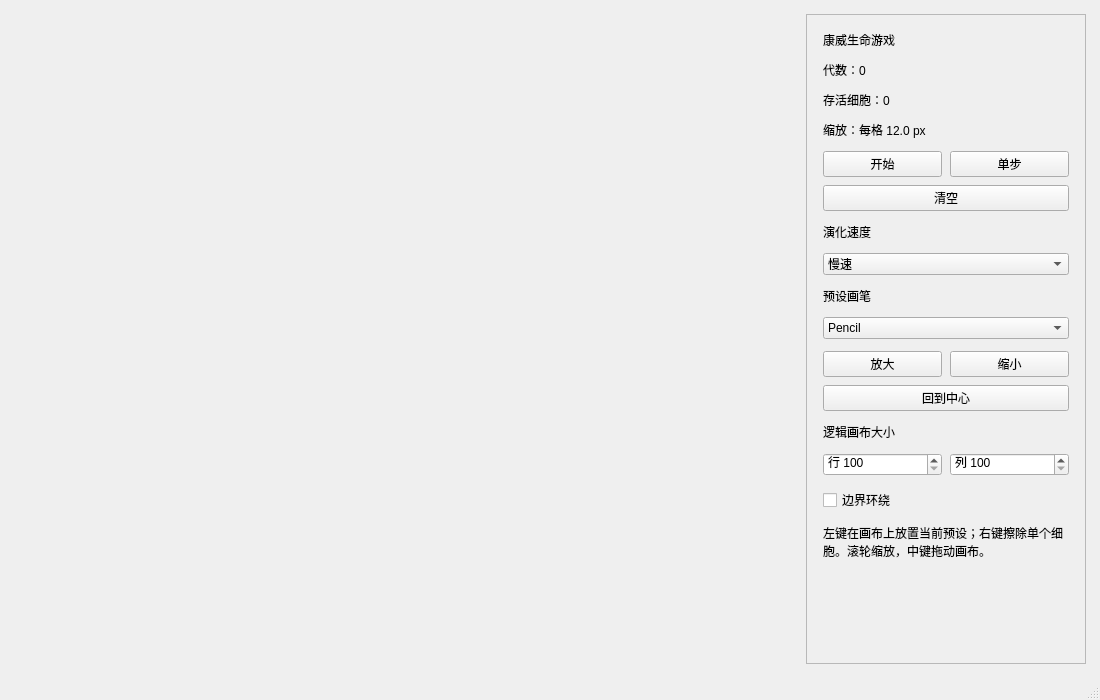
<?xml version="1.0" encoding="UTF-8"?>
<ui version="4.0">
 <class>MainWindow</class>
 <widget class="QMainWindow" name="MainWindow">
  <property name="geometry">
   <rect>
    <x>0</x>
    <y>0</y>
    <width>1100</width>
    <height>700</height>
   </rect>
  </property>
  <property name="windowTitle">
   <string>Conway Game of Life</string>
  </property>
  <widget class="QWidget" name="centralwidget">
   <layout class="QHBoxLayout" name="mainLayout">
    <property name="spacing">
     <number>14</number>
    </property>
    <property name="leftMargin">
     <number>14</number>
    </property>
    <property name="topMargin">
     <number>14</number>
    </property>
    <property name="rightMargin">
     <number>14</number>
    </property>
    <property name="bottomMargin">
     <number>14</number>
    </property>
    <item>
     <widget class="GameWidget" name="gameWidget" native="true">
      <property name="minimumSize">
       <size>
        <width>720</width>
        <height>480</height>
       </size>
      </property>
     </widget>
    </item>
    <item>
     <widget class="QFrame" name="controlPanel">
      <property name="minimumSize">
       <size>
        <width>280</width>
        <height>0</height>
       </size>
      </property>
      <property name="maximumSize">
       <size>
        <width>280</width>
        <height>16777215</height>
       </size>
      </property>
      <property name="frameShape">
       <enum>QFrame::StyledPanel</enum>
      </property>
      <layout class="QVBoxLayout" name="panelLayout">
       <property name="spacing">
        <number>12</number>
       </property>
       <property name="leftMargin">
        <number>16</number>
       </property>
       <property name="topMargin">
        <number>16</number>
       </property>
       <property name="rightMargin">
        <number>16</number>
       </property>
       <property name="bottomMargin">
        <number>16</number>
       </property>
       <item>
        <widget class="QLabel" name="titleLabel">
         <property name="text">
          <string>康威生命游戏</string>
         </property>
        </widget>
       </item>
       <item>
        <widget class="QLabel" name="generationLabel">
         <property name="text">
          <string>代数：0</string>
         </property>
        </widget>
       </item>
       <item>
        <widget class="QLabel" name="aliveLabel">
         <property name="text">
          <string>存活细胞：0</string>
         </property>
        </widget>
       </item>
       <item>
        <widget class="QLabel" name="zoomLabel">
         <property name="text">
          <string>缩放：每格 12.0 px</string>
         </property>
        </widget>
       </item>
       <item>
        <layout class="QGridLayout" name="buttonLayout">
         <property name="spacing">
          <number>8</number>
         </property>
         <item row="0" column="0">
          <widget class="QPushButton" name="runButton">
           <property name="text">
            <string>开始</string>
           </property>
          </widget>
         </item>
         <item row="0" column="1">
          <widget class="QPushButton" name="stepButton">
           <property name="text">
            <string>单步</string>
           </property>
          </widget>
         </item>
         <item row="1" column="0" colspan="2">
          <widget class="QPushButton" name="clearButton">
           <property name="text">
            <string>清空</string>
           </property>
          </widget>
         </item>
        </layout>
       </item>
       <item>
        <widget class="QLabel" name="speedLabel">
         <property name="text">
          <string>演化速度</string>
         </property>
        </widget>
       </item>
       <item>
        <widget class="QComboBox" name="speedCombo">
         <item>
          <property name="text">
           <string>慢速</string>
          </property>
         </item>
         <item>
          <property name="text">
           <string>正常</string>
          </property>
         </item>
         <item>
          <property name="text">
           <string>快速</string>
          </property>
         </item>
         <item>
          <property name="text">
           <string>极速</string>
          </property>
         </item>
        </widget>
       </item>
       <item>
        <widget class="QLabel" name="patternLabel">
         <property name="text">
          <string>预设画笔</string>
         </property>
        </widget>
       </item>
       <item>
        <widget class="QComboBox" name="patternCombo">
         <item>
          <property name="text">
           <string>Pencil</string>
          </property>
         </item>
         <item>
          <property name="text">
           <string>Gosper Glider Gun</string>
          </property>
         </item>
         <item>
          <property name="text">
           <string>Simkin Glider Gun</string>
          </property>
         </item>
         <item>
          <property name="text">
           <string>Pulsar</string>
          </property>
         </item>
         <item>
          <property name="text">
           <string>Pentadecathlon</string>
          </property>
         </item>
         <item>
          <property name="text">
           <string>Beacon</string>
          </property>
         </item>
         <item>
          <property name="text">
           <string>Toad</string>
          </property>
         </item>
         <item>
          <property name="text">
           <string>Clock</string>
          </property>
         </item>
         <item>
          <property name="text">
           <string>Lightweight Spaceship</string>
          </property>
         </item>
         <item>
          <property name="text">
           <string>Middleweight Spaceship</string>
          </property>
         </item>
         <item>
          <property name="text">
           <string>Heavyweight Spaceship</string>
          </property>
         </item>
         <item>
          <property name="text">
           <string>R-pentomino</string>
          </property>
         </item>
         <item>
          <property name="text">
           <string>Diehard</string>
          </property>
         </item>
         <item>
          <property name="text">
           <string>Acorn</string>
          </property>
         </item>
         <item>
          <property name="text">
           <string>Block</string>
          </property>
         </item>
         <item>
          <property name="text">
           <string>Beehive</string>
          </property>
         </item>
         <item>
          <property name="text">
           <string>Boat</string>
          </property>
         </item>
         <item>
          <property name="text">
           <string>Tub</string>
          </property>
         </item>
         <item>
          <property name="text">
           <string>Glider</string>
          </property>
         </item>
         <item>
          <property name="text">
           <string>Blinker</string>
          </property>
         </item>
        </widget>
       </item>
       <item>
        <layout class="QGridLayout" name="viewLayout">
         <property name="spacing">
          <number>8</number>
         </property>
         <item row="0" column="0">
          <widget class="QPushButton" name="zoomInButton">
           <property name="text">
            <string>放大</string>
           </property>
          </widget>
         </item>
         <item row="0" column="1">
          <widget class="QPushButton" name="zoomOutButton">
           <property name="text">
            <string>缩小</string>
           </property>
          </widget>
         </item>
         <item row="1" column="0" colspan="2">
          <widget class="QPushButton" name="resetViewButton">
           <property name="text">
            <string>回到中心</string>
           </property>
          </widget>
         </item>
        </layout>
       </item>
       <item>
        <widget class="QLabel" name="sizeLabel">
         <property name="text">
          <string>逻辑画布大小</string>
         </property>
        </widget>
       </item>
       <item>
        <layout class="QHBoxLayout" name="sizeLayout">
         <property name="spacing">
          <number>8</number>
         </property>
         <item>
          <widget class="QSpinBox" name="rowsSpin">
           <property name="prefix">
            <string>行 </string>
           </property>
           <property name="minimum">
            <number>100</number>
           </property>
           <property name="maximum">
            <number>1000000</number>
           </property>
          </widget>
         </item>
         <item>
          <widget class="QSpinBox" name="colsSpin">
           <property name="prefix">
            <string>列 </string>
           </property>
           <property name="minimum">
            <number>100</number>
           </property>
           <property name="maximum">
            <number>1000000</number>
           </property>
          </widget>
         </item>
        </layout>
       </item>
       <item>
        <widget class="QCheckBox" name="wrapCheck">
         <property name="text">
          <string>边界环绕</string>
         </property>
        </widget>
       </item>
       <item>
        <widget class="QLabel" name="ruleLabel">
         <property name="text">
          <string>左键在画布上放置当前预设；右键擦除单个细胞。滚轮缩放，中键拖动画布。</string>
         </property>
         <property name="wordWrap">
          <bool>true</bool>
         </property>
        </widget>
       </item>
       <item>
        <spacer name="verticalSpacer">
         <property name="orientation">
          <enum>Qt::Vertical</enum>
         </property>
         <property name="sizeHint" stdset="0">
          <size>
           <width>20</width>
           <height>40</height>
          </size>
         </property>
        </spacer>
       </item>
      </layout>
     </widget>
    </item>
   </layout>
  </widget>
  <widget class="QMenuBar" name="menubar">
   <property name="geometry">
    <rect>
     <x>0</x>
     <y>0</y>
     <width>1100</width>
     <height>25</height>
    </rect>
   </property>
  </widget>
  <widget class="QStatusBar" name="statusbar"/>
 </widget>
 <customwidgets>
  <customwidget>
   <class>GameWidget</class>
   <extends>QWidget</extends>
   <header>gamewidget.h</header>
   <container>1</container>
  </customwidget>
 </customwidgets>
 <resources/>
 <connections/>
</ui>
